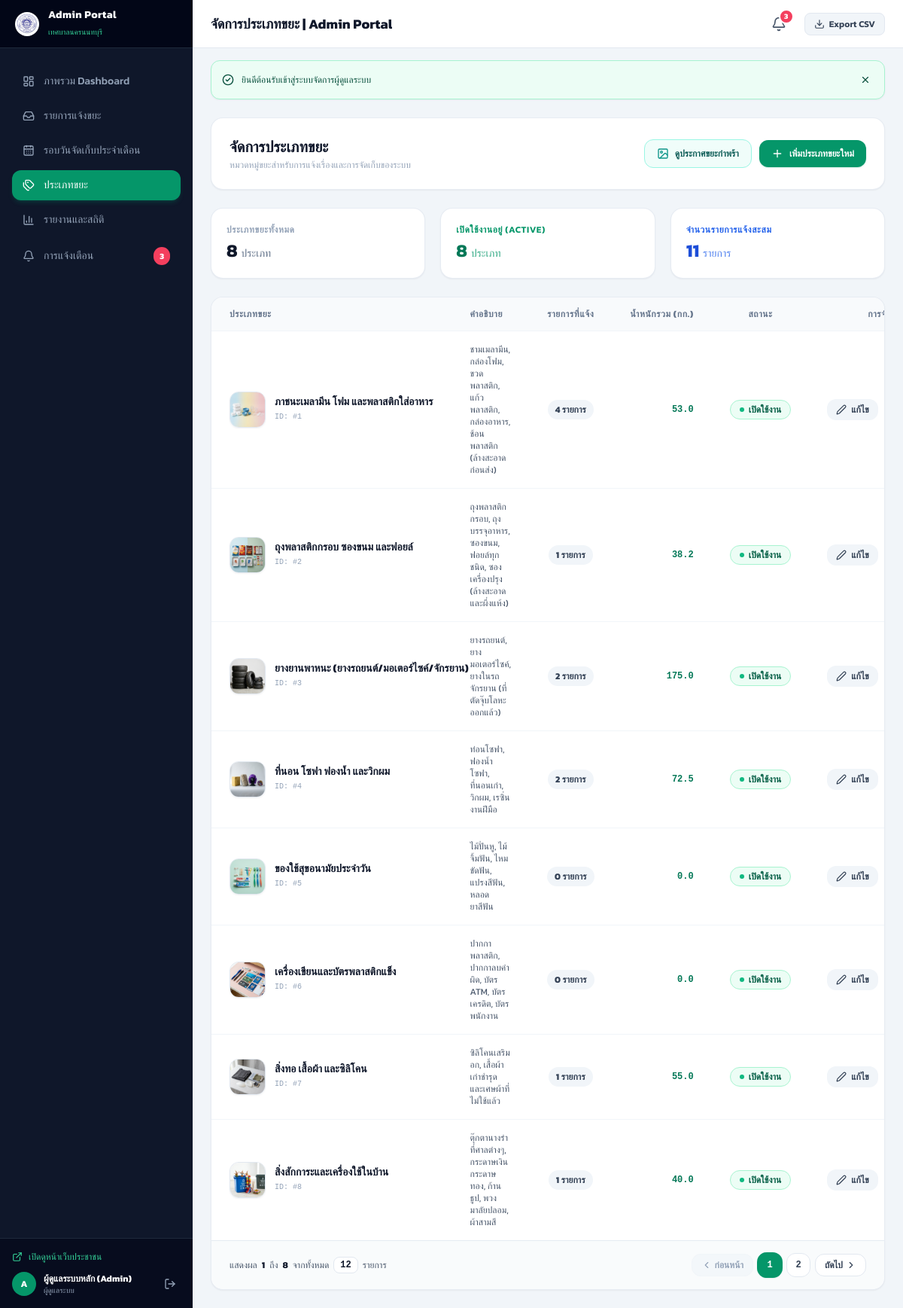
/admin/waste-types (signed in), run on the app's committed database.
### tables this page shows
CREATE TABLE `waste_types` (
    `id` BIGINT UNSIGNED AUTO_INCREMENT PRIMARY KEY,
    `name` VARCHAR(255) NOT NULL,
    `description` TEXT NULL,
    `icon` VARCHAR(100) NULL,
    `image` VARCHAR(255) NULL,
    `is_active` TINYINT(1) NOT NULL DEFAULT 1,
    `created_at` TIMESTAMP DEFAULT CURRENT_TIMESTAMP,
    `updated_at` TIMESTAMP DEFAULT CURRENT_TIMESTAMP ON UPDATE CURRENT_TIMESTAMP
);

### resources/views/admin/waste_types/index.php (the view, shortened to what the rows shown need)
<div class="space-y-6">
    <div class="flex flex-col sm:flex-row sm:items-center justify-between gap-4 bg-white p-4 sm:p-6 rounded-2xl shadow-sm border border-slate-200/80">
        <div>
            <h2 class="text-lg sm:text-xl font-bold text-slate-900">จัดการประเภทขยะ</h2>
            <p class="text-xs text-slate-400 mt-0.5">หมวดหมู่ขยะสำหรับการแจ้งเรื่องและการจัดเก็บของระบบ</p>
        </div>
        <div class="flex items-center gap-2.5 flex-wrap">
            <button type="button" onclick="document.getElementById('adminOrphanPosterModal').classList.remove('hidden')" class="px-4 py-2.5 bg-teal-50 hover:bg-teal-100 text-teal-800 text-xs font-bold rounded-xl border border-teal-200 transition flex items-center gap-2 w-fit">
                <i data-lucide="image" class="w-4 h-4 text-teal-600"></i>
                <span>ดูประกาศขยะกำพร้า</span>
            </button>
            <button type="button" onclick="document.getElementById('addTypeModal').classList.remove('hidden')" class="px-4 py-2.5 bg-emerald-600 hover:bg-emerald-700 text-white text-xs font-bold rounded-xl transition flex items-center gap-2 shadow-sm shadow-emerald-600/20 w-fit">
                <i data-lucide="plus" class="w-4 h-4"></i>
                <span>เพิ่มประเภทขยะใหม่</span>
            </button>
        </div>
    </div>
    <div class="grid grid-cols-1 sm:grid-cols-3 gap-4 sm:gap-5">
        <div class="bg-white p-5 rounded-2xl shadow-sm border border-slate-200/80">
            <div class="text-xs font-semibold text-slate-400 uppercase tracking-wider">ประเภทขยะทั้งหมด</div>
            <div class="text-2xl font-bold text-slate-900 mt-1"><?= count($wasteTypes) ?> <span class="text-sm font-normal text-slate-500">ประเภท</span></div>
        </div>
        <div class="bg-white p-5 rounded-2xl shadow-sm border border-slate-200/80">
            <div class="text-xs font-semibold text-emerald-600 uppercase tracking-wider">เปิดใช้งานอยู่ (Active)</div>
            <?php
            $activeCount = count(array_filter($wasteTypes, fn($t) => $t['is_active'] == 1));
            ?>
            <div class="text-2xl font-bold text-emerald-700 mt-1"><?= $activeCount ?> <span class="text-sm font-normal text-emerald-600/80">ประเภท</span></div>
        </div>
        <div class="bg-white p-5 rounded-2xl shadow-sm border border-slate-200/80">
            <div class="text-xs font-semibold text-blue-600 uppercase tracking-wider">จำนวนรายการแจ้งสะสม</div>
            <?php
            $totalReportsSum = array_sum(array_column($wasteTypes, 'reports_count'));
            ?>
            <div class="text-2xl font-bold text-blue-700 mt-1"><?= number_format($totalReportsSum) ?> <span class="text-sm font-normal text-blue-600/80">รายการ</span></div>
        </div>
    </div>
    <div class="bg-white rounded-2xl shadow-sm border border-slate-200/80 overflow-hidden">
        <div class="overflow-x-auto">
            <table class="w-full text-left text-sm min-w-[750px]">
                <thead class="bg-slate-50 text-slate-500 text-xs font-semibold uppercase tracking-wider border-b border-slate-100">
                    <tr>
                        <th class="px-6 py-3.5 whitespace-nowrap">ประเภทขยะ</th>
                        <th class="px-6 py-3.5">คำอธิบาย</th>
                        <th class="px-6 py-3.5 text-center whitespace-nowrap">รายการที่แจ้ง</th>
                        <th class="px-6 py-3.5 text-right whitespace-nowrap">น้ำหนักรวม (กก.)</th>
                        <th class="px-6 py-3.5 text-center whitespace-nowrap">สถานะ</th>
                        <th class="px-6 py-3.5 text-right whitespace-nowrap">การจัดการ</th>
                    </tr>
                </thead>
                <tbody class="divide-y divide-slate-100 text-slate-700">
                    <?php if (empty($wasteTypes)): ?>
                        <tr>
                            <td colspan="6" class="px-6 py-8 text-center text-slate-400">ยังไม่มีข้อมูลประเภทขยะในระบบ</td>
                        </tr>
                    <?php else: ?>
                        <?php foreach ($wasteTypes as $wt): ?>
                            <tr class="hover:bg-slate-50/80 transition">
                                <td class="px-6 py-4 whitespace-nowrap">
                                    <div class="flex items-center gap-3">
                                        <?php if (!empty($wt['image'])): ?>
                                            <img src="<?= htmlspecialchars($baseUrl ?: '') ?>/<?= htmlspecialchars($wt['image']) ?>"
                                                 alt="<?= htmlspecialchars($wt['name']) ?>"
                                                 class="w-12 h-12 rounded-xl object-cover border border-slate-200 shadow-sm flex-shrink-0">
                                        <?php else: ?>
                                            <div class="w-12 h-12 rounded-xl bg-emerald-50 text-emerald-700 flex items-center justify-center font-bold text-base flex-shrink-0 border border-emerald-100">
                                                🏷️
                                            </div>
                                        <?php endif; ?>
                                        <div>
                                            <div class="font-bold text-slate-900 text-sm"><?= htmlspecialchars($wt['name']) ?></div>
                                            <div class="text-[10px] text-slate-400 font-mono">ID: #<?= $wt['id'] ?></div>
                                        </div>
                                    </div>
                                </td>
                                <td class="px-6 py-4 text-xs text-slate-600 max-w-sm">
                                    <?= htmlspecialchars($wt['description'] ?: 'ไม่มีคำอธิบาย') ?>
                                </td>
                                <td class="px-6 py-4 text-center whitespace-nowrap">
                                    <span class="px-2.5 py-1 rounded-full text-xs font-bold bg-slate-100 text-slate-700">
                                        <?= number_format($wt['reports_count'] ?? 0) ?> รายการ
                                    </span>
                                </td>
                                <td class="px-6 py-4 font-mono font-bold text-xs text-emerald-700 text-right whitespace-nowrap">
                                    <?= number_format($wt['total_weight'] ?? 0, 1) ?>
                                </td>
                                <td class="px-6 py-4 text-center whitespace-nowrap">
                                    <?php if (!empty($wt['is_active'])): ?>
                                        <span class="inline-flex items-center gap-1.5 px-3 py-1 bg-emerald-50 text-emerald-800 border border-emerald-200 rounded-full text-xs font-bold">
                                            <span class="w-1.5 h-1.5 rounded-full bg-emerald-500"></span>
                                            <span>เปิดใช้งาน</span>
                                        </span>
                                    <?php endif; ?>
                                </td>
                                <td class="px-6 py-4 text-right whitespace-nowrap">
                                    <div class="flex items-center justify-end gap-2">
                                        <button type="button" onclick='openEditTypeModal(<?= json_encode($wt, JSON_HEX_APOS | JSON_HEX_QUOT) ?>)' class="px-3 py-1.5 bg-slate-100 hover:bg-slate-200 text-slate-700 text-xs font-semibold rounded-xl transition flex items-center gap-1.5">
                                            <i data-lucide="edit-2" class="w-3.5 h-3.5"></i>
                                            <span>แก้ไข</span>
                                        </button>
                                    </div>
                                </td>
                            </tr>
                        <?php endforeach; ?>
                    <?php endif; ?>
            </table>
        </div>
        <?php if (isset($paginator)): ?>
            <?= $paginator->render() ?>
        <?php endif; ?>
    </div>
</div>
<?php
require BASE_PATH . '/resources/views/layouts/admin.php';
?>

### app/Core/Paginator.php (shortened to what the rows shown need)
<?php
class Paginator {
    public int $currentPage;
    public int $totalItems;
    public int $totalPages;
    public int $from;
    public int $to;
    public string $path;
    public array $queryParams;
    public function __construct(array $items, int $totalItems, int $page = 1, int $perPage = 10, string $path = '', array $queryParams = []) {
        $this->totalItems = max(0, $totalItems);
        $this->perPage = max(1, $perPage);
        $this->totalPages = max(1, (int)ceil($this->totalItems / $this->perPage));
        $this->currentPage = max(1, min($page, $this->totalPages));
        $this->offset = ($this->currentPage - 1) * $this->perPage;
        $this->items = $items;
        $this->from = $this->totalItems > 0 ? $this->offset + 1 : 0;
        $this->to = min($this->offset + count($items), $this->totalItems);
        $this->path = $path ?: (strtok($_SERVER['REQUEST_URI'] ?? '', '?') ?: '');
        $this->queryParams = !empty($queryParams) ? $queryParams : $_GET;
    }
    public static function fromArray(array $allArrayItems, int $page = 1, int $perPage = 10, string $path = '', array $queryParams = []): self {
        $total = count($allArrayItems);
        $perPage = max(1, $perPage);
        $totalPages = max(1, (int)ceil($total / $perPage));
        $page = max(1, min($page, $totalPages));
        $offset = ($page - 1) * $perPage;
        $slicedItems = array_slice($allArrayItems, $offset, $perPage);
        return new self($slicedItems, $total, $page, $perPage, $path, $queryParams);
    }
    public function url(int $page): string {
        $params = $this->queryParams;
        if ($page <= 1) {
            unset($params['page']);
        } else {
            $params['page'] = $page;
        }
        $queryString = http_build_query($params);
        return htmlspecialchars($this->path . ($queryString ? '?' . $queryString : ''));
    }
    public function getPageNumbers(int $onEachSide = 1): array {
        if ($this->totalPages <= 7) {
            return range(1, $this->totalPages);
        }
        $pages = [];
        $pages[] = 1;
        $pages[] = $this->totalPages;
        return $pages;
    }
    public function render(): string {
        $html = '<div class="flex flex-col sm:flex-row items-center justify-between gap-4 px-6 py-4 bg-slate-50/80 border-t border-slate-200/80 text-xs text-slate-600 rounded-b-2xl">';
        $html .= '<div class="font-medium text-slate-600 flex items-center gap-1.5">';
        $html .= '<span>แสดงผล</span>';
        $html .= '<span class="font-bold text-slate-900">' . $this->from . '</span>';
        $html .= '<span>ถึง</span>';
        $html .= '<span class="font-bold text-slate-900">' . $this->to . '</span>';
        $html .= '<span>จากทั้งหมด</span>';
        $html .= '<span class="font-bold text-slate-900 font-mono bg-white px-2 py-0.5 rounded-lg border border-slate-200 shadow-2xs">' . number_format($this->totalItems) . '</span>';
        $html .= '<span>รายการ</span>';
        $html .= '</div>';
        if ($this->totalPages > 1) {
            $html .= '<nav aria-label="Pagination" class="flex items-center gap-1.5 flex-wrap justify-center">';
            if ($this->currentPage > 1) {
                $html .= '<a href="' . $this->url($this->currentPage - 1) . '" class="inline-flex items-center gap-1 px-3 py-1.5 rounded-xl border border-slate-200 bg-white hover:bg-slate-100 hover:text-slate-900 font-semibold text-slate-700 transition shadow-2xs">';
                $html .= '<i data-lucide="chevron-left" class="w-3.5 h-3.5"></i>';
                $html .= '<span>ก่อนหน้า</span>';
                $html .= '</a>';
            } else {
                $html .= '<span class="inline-flex items-center gap-1 px-3 py-1.5 rounded-xl border border-slate-100 bg-slate-100/70 text-slate-400 font-semibold cursor-not-allowed">';
                $html .= '<i data-lucide="chevron-left" class="w-3.5 h-3.5"></i>';
                $html .= '<span>ก่อนหน้า</span>';
                $html .= '</span>';
            }
            $pageNumbers = $this->getPageNumbers();
            foreach ($pageNumbers as $p) {
                if ($p === '...') {
                    $html .= '<span class="px-2 py-1 text-slate-400 font-mono">...</span>';
                } elseif ($p === $this->currentPage) {
                    $html .= '<span class="w-8 h-8 flex items-center justify-center rounded-xl bg-emerald-600 text-white font-bold font-mono shadow-sm shadow-emerald-600/30 ring-1 ring-emerald-600">' . $p . '</span>';
                } else {
                    $html .= '<a href="' . $this->url($p) . '" class="w-8 h-8 flex items-center justify-center rounded-xl border border-slate-200 bg-white hover:bg-emerald-50 hover:border-emerald-300 hover:text-emerald-700 font-semibold font-mono text-slate-700 transition shadow-2xs">' . $p . '</a>';
                }
            }
            if ($this->currentPage < $this->totalPages) {
                $html .= '<a href="' . $this->url($this->currentPage + 1) . '" class="inline-flex items-center gap-1 px-3 py-1.5 rounded-xl border border-slate-200 bg-white hover:bg-slate-100 hover:text-slate-900 font-semibold text-slate-700 transition shadow-2xs">';
                $html .= '<span>ถัดไป</span>';
                $html .= '<i data-lucide="chevron-right" class="w-3.5 h-3.5"></i>';
                $html .= '</a>';
            } else {
                $html .= '<span class="inline-flex items-center gap-1 px-3 py-1.5 rounded-xl border border-slate-100 bg-slate-100/70 text-slate-400 font-semibold cursor-not-allowed">';
                $html .= '<span>ถัดไป</span>';
                $html .= '<i data-lucide="chevron-right" class="w-3.5 h-3.5"></i>';
                $html .= '</span>';
            }
            $html .= '</nav>';
        }
        $html .= '</div>';
        return $html;
    }
}

### app/Core/Router.php (shortened to what the rows shown need)
<?php
class Router {
    private static array $routes = [];
    private static function addRoute(string $method, string $path, $handler, array $middlewares): void {
        self::$routes[] = [
            'method' => $method,
            'path' => '/' . trim($path, '/'),
            'handler' => $handler,
            'middlewares' => $middlewares
        ];
    }
    public static function dispatch(): void {
        $method = Request::method();
        $uri = Request::uri();
        foreach (self::$routes as $route) {
            if ($route['method'] !== $method) {
                continue;
            }
            $pattern = preg_replace('/\{([a-zA-Z0-9_]+)\}/', '(?P<$1>[^/]+)', $route['path']);
            $pattern = '#^' . $pattern . '$#';
            if (preg_match($pattern, $uri, $matches)) {
                $params = array_filter($matches, function ($key) {
                    return !is_numeric($key);
                }, ARRAY_FILTER_USE_KEY);
                $handler = $route['handler'];
                if (is_string($handler) && strpos($handler, '@') !== false) {
                    list($controllerName, $action) = explode('@', $handler);
                    $controller = new $fullController();
                    call_user_func_array([$controller, $action], array_values($params));
                    return;
                }
            }
        }
    }
}

### data on the page
waste_types: image (picture), name "ภาชนะเมลามีน โฟม และพลาสติกใส่อาหาร", id "1", description "ชามเมลามีน, กล่องโฟม, ขวดพลาสติก, แก้วพลาสติก, กล่องอาหาร, ช้อนพลาสติก (ล้างสะอาดก่อนส่ง)", reports_count "4", total_weight "53.0", is_active 1 (drawn)
waste_types: image (picture), name "ถุงพลาสติกกรอบ ซองขนม และฟอยล์", id "2", description "ถุงพลาสติกกรอบ, ถุงบรรจุอาหาร, ซองขนม, ฟอยล์ทุกชนิด, ซองเครื่องปรุง (ล้างสะอาดและผึ่งแห้ง)", reports_count "1", total_weight "38.2", is_active 1 (drawn)
waste_types: image (picture), name "ยางยานพาหนะ (ยางรถยนต์/มอเตอร์ไซค์/จักรยาน)", id "3", description "ยางรถยนต์, ยางมอเตอร์ไซค์, ยางในรถจักรยาน (ที่ตัดจุ๊บโลหะออกแล้ว)", reports_count "2", total_weight "175.0", is_active 1 (drawn)
waste_types: image (picture), name "ที่นอน โซฟา ฟองน้ำ และวิกผม", id "4", description "ท่อนโซฟา, ฟองน้ำโซฟา, ที่นอนเก่า, วิกผม, เรซิ่นงานฝีมือ", reports_count "2", total_weight "72.5", is_active 1 (drawn)
waste_types: image (picture), name "ของใช้สุขอนามัยประจำวัน", id "5", description "ไม้ปั่นหู, ไม้จิ้มฟัน, ไหมขัดฟัน, แปรงสีฟัน, หลอดยาสีฟัน", reports_count "0", total_weight "0.0", is_active 1 (drawn)
waste_types: image (picture), name "เครื่องเขียนและบัตรพลาสติกแข็ง", id "6", description "ปากกาพลาสติก, ปากกาลบคำผิด, บัตร ATM, บัตรเครดิต, บัตรพนักงาน", reports_count "0", total_weight "0.0", is_active 1 (drawn)
waste_types: image (picture), name "สิ่งทอ เสื้อผ้า และซิลิโคน", id "7", description "ซิลิโคนเสริมอก, เสื้อผ้าเก่าชำรุด และเศษผ้าที่ไม่ใช้แล้ว", reports_count "1", total_weight "55.0", is_active 1 (drawn)
waste_types: image (picture), name "สิ่งสักการะและเครื่องใช้ในบ้าน", id "8", description "ตุ๊กตานางรำที่ศาลต่างๆ, กระดาษเงินกระดาษทอง, ก้านธูป, พวงมาลัยปลอม, ผ้าสามสี", reports_count "1", total_weight "40.0", is_active 1 (drawn)

### other printed values
$unreadCount "3"
count($wasteTypes) "8"
$activeCount "8"
$totalReportsSum "11"
$p "1"
$p "2"
